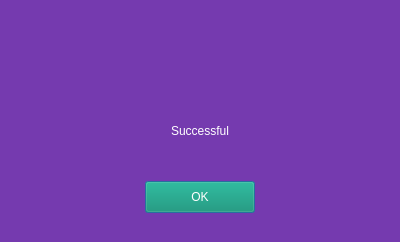
<?xml version="1.0" encoding="UTF-8"?>
<ui version="4.0">
 <class>Dialog</class>
 <widget class="QDialog" name="Dialog">
  <property name="geometry">
   <rect>
    <x>0</x>
    <y>0</y>
    <width>400</width>
    <height>242</height>
   </rect>
  </property>
  <property name="maximumSize">
   <size>
    <width>500</width>
    <height>300</height>
   </size>
  </property>
  <property name="windowTitle">
   <string>Dialog</string>
  </property>
  <property name="styleSheet">
   <string notr="true">background-color: rgb(117, 58, 175);</string>
  </property>
  <layout class="QVBoxLayout" name="verticalLayout">
   <item>
    <widget class="QWidget" name="widget" native="true">
     <property name="maximumSize">
      <size>
       <width>56789</width>
       <height>16777215</height>
      </size>
     </property>
     <layout class="QVBoxLayout" name="verticalLayout_2">
      <item>
       <widget class="QWidget" name="widget_4" native="true">
        <layout class="QVBoxLayout" name="verticalLayout_3">
         <item alignment="Qt::AlignHCenter">
          <widget class="QLabel" name="label">
           <property name="maximumSize">
            <size>
             <width>70</width>
             <height>70</height>
            </size>
           </property>
           <property name="text">
            <string/>
           </property>
           <property name="pixmap">
            <pixmap>../icons/icons8-ok-480.png</pixmap>
           </property>
           <property name="scaledContents">
            <bool>true</bool>
           </property>
          </widget>
         </item>
        </layout>
       </widget>
      </item>
      <item alignment="Qt::AlignHCenter">
       <widget class="QWidget" name="widget_3" native="true">
        <layout class="QVBoxLayout" name="verticalLayout_4">
         <item>
          <widget class="QLabel" name="label_2">
           <property name="styleSheet">
            <string notr="true">font: 81 20pt &quot;Open Sans ExtraBold&quot;;
color: rgb(255, 255, 255);</string>
           </property>
           <property name="text">
            <string>Successful</string>
           </property>
          </widget>
         </item>
        </layout>
       </widget>
      </item>
      <item>
       <widget class="QWidget" name="widget_5" native="true">
        <property name="sizePolicy">
         <sizepolicy hsizetype="Preferred" vsizetype="Preferred">
          <horstretch>0</horstretch>
          <verstretch>0</verstretch>
         </sizepolicy>
        </property>
        <property name="maximumSize">
         <size>
          <width>16777215</width>
          <height>50</height>
         </size>
        </property>
        <layout class="QHBoxLayout">
         <item>
          <widget class="QWidget" name="widget_6" native="true">
           <property name="sizePolicy">
            <sizepolicy hsizetype="Expanding" vsizetype="Expanding">
             <horstretch>0</horstretch>
             <verstretch>0</verstretch>
            </sizepolicy>
           </property>
          </widget>
         </item>
         <item>
          <widget class="QPushButton" name="save">
           <property name="sizePolicy">
            <sizepolicy hsizetype="Expanding" vsizetype="Preferred">
             <horstretch>0</horstretch>
             <verstretch>0</verstretch>
            </sizepolicy>
           </property>
           <property name="maximumSize">
            <size>
             <width>400</width>
             <height>500</height>
            </size>
           </property>
           <property name="styleSheet">
            <string notr="true">color: rgb(255, 255, 255);
font: 75 12pt &quot;Open Sans&quot;;
background-color: rgb(0, 141, 103);</string>
           </property>
           <property name="text">
            <string>OK</string>
           </property>
          </widget>
         </item>
         <item>
          <widget class="QWidget" name="widget_2" native="true">
           <property name="sizePolicy">
            <sizepolicy hsizetype="Expanding" vsizetype="Expanding">
             <horstretch>0</horstretch>
             <verstretch>0</verstretch>
            </sizepolicy>
           </property>
          </widget>
         </item>
        </layout>
       </widget>
      </item>
     </layout>
    </widget>
   </item>
  </layout>
 </widget>
 <resources/>
 <connections/>
</ui>
